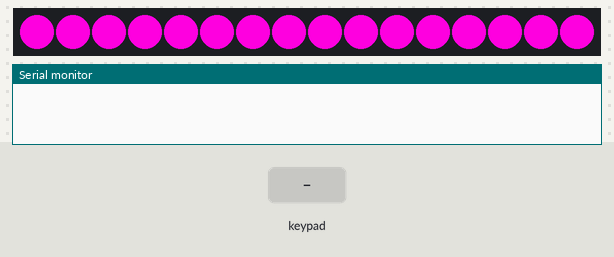
Recording of a sketch running on a simulated Arduino Uno, built with avr-gcc and run on an emulated ATmega328P. On the bench: 16 RGB LEDs in strip order, left to right, the last lines printed to the serial monitor. The inputs (shaded band) are chosen by the test bench.

Above: at 2.6 s.
4.3 s: keypad keys 1 2 # pressed 0.4 s apart
At 5.1 s:
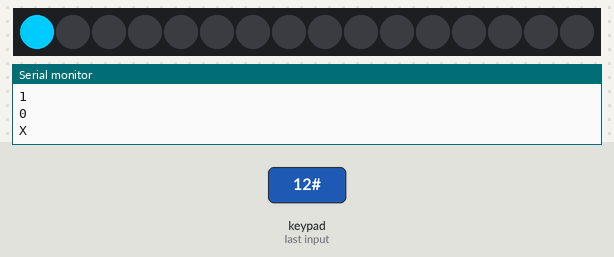
At 6.8 s:
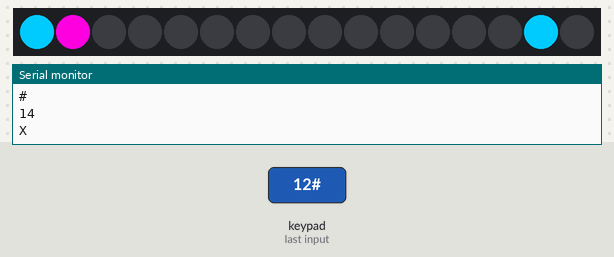
7.9 s: key 'A' pressed
9.4 s: key 'B' pressed
At 10.6 s:
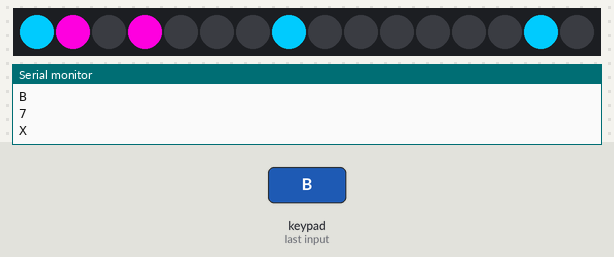
10.9 s: keypad keys 1 2 * pressed 0.4 s apart
Timing chart, 0 to 13.9 s (numbered marks = the images above; inputs shaded):
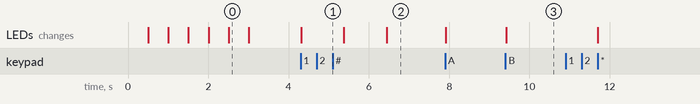

Measured:
- after the input at 4.3 s, the LEDs: change at once (image 1)
- after the input at 9.4 s, the LEDs: change at once (image 3)
- what the display in image 0 shows lasts 0.5 s, from 2.5 s to 3.0 s

The sketch:

Tic_Tak_To_code.ino
```cpp
#include <Keypad.h>
#include <FastLED.h>

#define LED_PIN     5
#define NUM_LEDS    16
#define LED_TYPE    WS2812B
#define COLOR_ORDER GRB
#define BRIGHTNESS  250
CRGB leds[NUM_LEDS];

int player=1;
int n,i,e=0,j=0;
char a[16]={'1','2','3','4','5','6','7','8','9','10','11','12','13','14','15','16'};
char key;
int w=0;

const byte ROWS = 4; //four rows
const byte COLS = 4; //four columns
//define the cymbols on the buttons of the keypads
char hexaKeys[ROWS][COLS] = {
  {'1','2','3','A'},
  {'4','5','6','B'},
  {'7','8','9','C'},
  {'*','0','#','D'}
};
byte rowPins[ROWS] = {A0,A1,A2,A3}; //connect to the row pinouts of the keypad
byte colPins[COLS] = {A4,A5,2,3}; //connect to the column pinouts of the keypad
Keypad customKeypad = Keypad( makeKeymap(hexaKeys), rowPins, colPins, ROWS, COLS);

void setup(){
  Serial.begin(9600);
  LEDS.addLeds<LED_TYPE, LED_PIN, COLOR_ORDER>(leds, NUM_LEDS);
  FastLED.setBrightness(BRIGHTNESS);
  for(int m=0;m<3;m++)
  {
        leds[0].setRGB(0, 204, 255);
        leds[1].setRGB(0, 204, 255);
        leds[2].setRGB(0, 204, 255);
        leds[3].setRGB(0, 204, 255);
        leds[4].setRGB(0, 204, 255);
        leds[5].setRGB(0, 204, 255);
        leds[6].setRGB(0, 204, 255);
        leds[7].setRGB(0, 204, 255);
        leds[8].setRGB(0, 204, 255);
        leds[9].setRGB(0, 204, 255);
        leds[10].setRGB(0, 204, 255);
        leds[11].setRGB(0, 204, 255);
        leds[12].setRGB(0, 204, 255);
        leds[13].setRGB(0, 204, 255);
        leds[14].setRGB(0, 204, 255);
        leds[15].setRGB(0, 204, 255);
        FastLED.show();
        delay(500);
        leds[0].setRGB(255, 0, 225);
        leds[1].setRGB(255, 0, 225);
        leds[2].setRGB(255, 0, 225);
        leds[3].setRGB(255, 0, 225);
        leds[4].setRGB(255, 0, 225);
        leds[5].setRGB(255, 0, 225);
        leds[6].setRGB(255, 0, 225);
        leds[7].setRGB(255, 0, 225);
        leds[8].setRGB(255, 0, 225);
        leds[9].setRGB(255, 0, 225);
        leds[10].setRGB(255, 0, 225);
        leds[11].setRGB(255, 0, 225);
        leds[12].setRGB(255, 0, 225);
        leds[13].setRGB(255, 0, 225);
        leds[14].setRGB(255, 0, 225);
        leds[15].setRGB(255, 0, 225);
        FastLED.show();
        delay(500);
  }
        FastLED.clear();
        FastLED.show();
}

void loop()
{
  key = customKeypad.getKey();
  if (key && player==1)
  {
    Serial.println("\nP1");
    Serial.println(key);
    n=number(key);
    Serial.println(n);
    leds[n].setRGB(0, 204, 255);
    FastLED.show();
    a[n]='X';
    Serial.println(a[n]);
    w=check(a,n);
    if(w==1)
    {
      Serial.println("Player 1 Wins!");
      while(1)
      {
        leds[0].setRGB(0, 204, 255);
        leds[1].setRGB(0, 204, 255);
        leds[2].setRGB(0, 204, 255);
        leds[3].setRGB(0, 204, 255);
        leds[4].setRGB(0, 204, 255);
        leds[5].setRGB(0, 204, 255);
        leds[6].setRGB(0, 204, 255);
        leds[7].setRGB(0, 204, 255);
        leds[8].setRGB(0, 204, 255);
        leds[9].setRGB(0, 204, 255);
        leds[10].setRGB(0, 204, 255);
        leds[11].setRGB(0, 204, 255);
        leds[12].setRGB(0, 204, 255);
        leds[13].setRGB(0, 204, 255);
        leds[14].setRGB(0, 204, 255);
        leds[15].setRGB(0, 204, 255);
        FastLED.show();
        delay(500);
        FastLED.clear();
        FastLED.show();
        delay(500);
    }
   }
    player++;
    delay(1000);
  }
  delay(20);
  key = customKeypad.getKey();
  if (key && player==2)
  {
    Serial.println("\nP2");
    Serial.println(key);
    n=number(key);
    Serial.println(n);
    leds[n].setRGB(255, 0, 225);
    FastLED.show();
    a[n]='0';
    Serial.println(a[n]);
    w=check(a,n);
    if(w==2)
    {
      Serial.println("Player 2 Wins!");
      while(1)
      {
        leds[0].setRGB(255, 0, 225);
        leds[1].setRGB(255, 0, 225);
        leds[2].setRGB(255, 0, 225);
        leds[3].setRGB(255, 0, 225);
        leds[4].setRGB(255, 0, 225);
        leds[5].setRGB(255, 0, 225);
        leds[6].setRGB(255, 0, 225);
        leds[7].setRGB(255, 0, 225);
        leds[8].setRGB(255, 0, 225);
        leds[9].setRGB(255, 0, 225);
        leds[10].setRGB(255, 0, 225);
        leds[11].setRGB(255, 0, 225);
        leds[12].setRGB(255, 0, 225);
        leds[13].setRGB(255, 0, 225);
        leds[14].setRGB(255, 0, 225);
        leds[15].setRGB(255, 0, 225);
        FastLED.show();
        delay(500);
        FastLED.clear();
        FastLED.show();
        delay(500);


    }
    }
    e++;
  player--;
   delay(1000);
  }
  if(e==8)
  {
    Serial.println("Game Draw");
    while(1)
    {
        leds[0].setRGB(255, 0, 0);
        leds[1].setRGB(255, 0, 0);
        leds[2].setRGB(255, 0, 0);
        leds[3].setRGB(255, 0, 0);
        leds[4].setRGB(255, 0, 0);
        leds[5].setRGB(255, 0, 0);
        leds[6].setRGB(255, 0, 0);
        leds[7].setRGB(255, 0, 0);
        leds[8].setRGB(255, 0, 0);
        leds[9].setRGB(255, 0, 0);
        leds[10].setRGB(255, 0, 0);
        leds[11].setRGB(255, 0, 0);
        leds[12].setRGB(255, 0, 0);
        leds[13].setRGB(255, 0, 0);
        leds[14].setRGB(255, 0, 0);
        leds[15].setRGB(255, 0, 0);
        FastLED.show();
        delay(1000);
        FastLED.clear();
        FastLED.show();
        delay(500);
  }
  }
  delay(20);
}

int number(char keyn)
{
  if(keyn == '1')
    return 0;
  if(keyn == '2')
    return 1;
  if(keyn == '3')
    return 2;
  if(key == 'A')
    return 3;
  if(keyn == '4')
    return 4;
  if(keyn == '5')
    return 5;
  if(keyn == '6')
    return 6;
  if(keyn == 'B')
    return 7;
  if(keyn == '7')
    return 8;
  if(keyn == '8')
    return 9;
  if(keyn == '9')
    return 10;
  if(keyn == 'C')
    return 11;
  if(key == '*')
    return 12;
  if(keyn == '0')
    return 13;
  if(keyn == '#')
    return 14;
  if(keyn == 'D')
    return 15;
}

int check(char a[16],int n)
{

  if(a[0]=='X' && a[1]=='X' && a[2]=='X' && a[3]=='X')
    return 1;
  if(a[0]=='0' && a[1]=='0' && a[2]=='0' && a[3]=='0')
    return 2;
  if(a[0]=='X' && a[4]=='X' && a[8]=='X' && a[12]=='X')
    return 1;
  if(a[0]=='0' && a[4]=='0' && a[8]=='0' && a[12]=='0')
    return 2;
  if(a[0]=='X' && a[5]=='X' && a[10]=='X' && a[15]=='X')
    return 1;
  if(a[0]=='0' && a[5]=='0' && a[10]=='0' && a[15]=='0')
    return 2;
  if(a[1]=='X' && a[5]=='X' && a[9]=='X' && a[13]=='X')
    return 1;
  if(a[1]=='0' && a[5]=='0' && a[9]=='0' && a[13]=='0')
    return 2;
  if(a[2]=='X' && a[6]=='X' && a[10]=='X' && a[14]=='X')
    return 1;
  if(a[2]=='0' && a[6]=='0' && a[10]=='0' && a[14]=='0')
    return 2;
  if(a[3]=='X' && a[7]=='X' && a[11]=='X' && a[15]=='X')
    return 1;
  if(a[3]=='0' && a[7]=='0' && a[11]=='0' && a[15]=='0')
    return 2;
  if(a[3]=='X' && a[6]=='X' && a[9]=='X' && a[12]=='X')
    return 1;
  if(a[3]=='0' && a[6]=='0' && a[9]=='0' && a[12]=='0')
    return 2;
  if(a[4]=='X' && a[5]=='X' && a[6]=='X' && a[7]=='X')
    return 1;
  if(a[4]=='0' && a[5]=='0' && a[6]=='0' && a[7]=='0')
    return 2;
  if(a[8]=='X' && a[9]=='X' && a[10]=='X' && a[11]=='X')
    return 1;
  if(a[8]=='0' && a[9]=='0' && a[10]=='0' && a[11]=='0')
    return 2;
  if(a[12]=='X' && a[13]=='X' && a[14]=='X' && a[15]=='X')
    return 1;
  if(a[12]=='0' && a[13]=='0' && a[14]=='0' && a[15]=='0')
    return 2;
}
```
